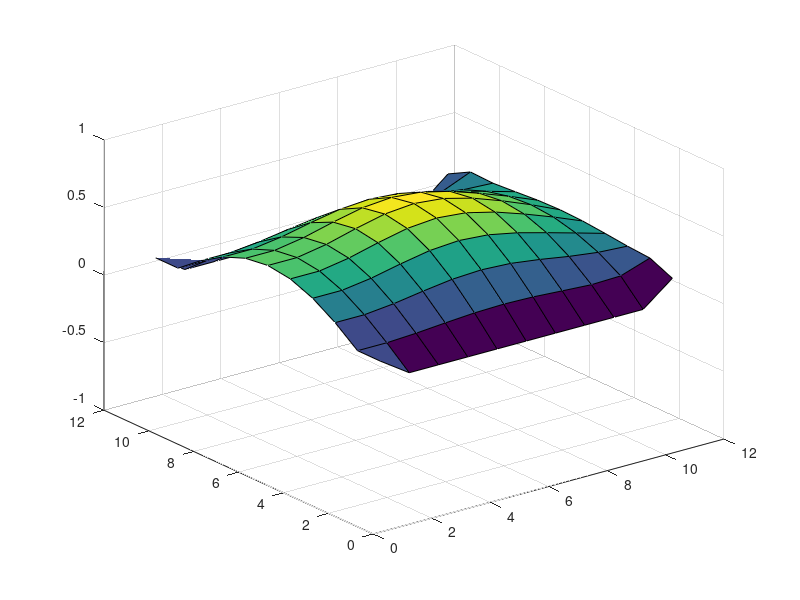

This chart was generated by the following MATLAB code:
%Diffusion equation for square

clear all
dt = 0.001;
dx = 0.1;
dy = 0.1
T = 1;
x = 0:dx:1;
t = 0:dt:T;
y = 0:dy:1;
D = 0.5;
u = zeros(length(t), length(x), length(y)); %11x11
u(1,:,:) = sin(pi * x)' * sin(pi * y); 

for t1 = 1:1:length(t)-1 
    u(t1,:,length(y)) = dx*cos(dt*t1) + u(t1, 2, :);
    u(t1,end,:) = u(t1,end-1,:);  
    u(t1,length(x),:) =  zeros(length(y), 1); 
    u(t1,:,1) = u(t1, :, 2); 
    u(t1, end, 1) = u(t1, end-1, 2); 
    u(t1, 1, 1) = u(t1, 2, 2); 
    u(t1,end,end)= u(t1,end-1,end-1); 
    u(t1, 1, end) = u(t1, 2, end-1); 
    for x1 = 2:1:length(x)-1
        for y1 = 2:1:length(y)-1
            u(t1+1,x1,y1) = D*dt*(u(t1,x1+1,y1) + u(t1,x1-1,y1) + u(t1,x1,y1+1) + u(t1,x1,y1-1) - 4*u(t1,x1,y1))/(dx*dx) + u(t1,x1,y1);
        end
    end
end

surf(squeeze(u(50,:,:)))
zlim([-1 1]);
drawnow;